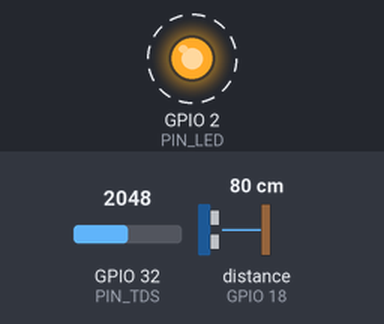
This program was run on a simulated ESP32-S3. Shown: output pins drawn as LEDs (lit = HIGH). Wiring (inferred from the names in the program): ultrasonic range finder: trigger GPIO 5; echo GPIO 18. Dashed ring = blinking. The test bench sets the inputs (shaded band); at power-on: GPIO 32 (PIN_TDS) = 2048, distance to the obstacle (sensor on GPIO 18) 80 cm. The echo pulse lasts 58.3 µs per cm; WiFi joins after 1.5 s; servers stay silent unless stated; uploads are accepted with an empty reply; pins used as bus, display or sensor lines are not drawn; what the program prints to the serial monitor is not drawn.

Above: at 1.61 s.
Timing chart, 0 to 4.5 s (numbered marks = the images above):
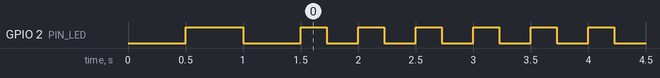

Measured:
- by itself, GPIO 2 (PIN_LED): repeats every 0.50 s: HIGH 0.23 s, LOW 0.27 s

The program:

main.cpp
```cpp
#include <Arduino.h>
#include <ArduinoJson.h>

#include "config.h"
#include "network_client.h"
#include "water_sensors.h"

static unsigned long last_post_time = 0;

static void publishReading(const WaterSensors::Reading& r, unsigned long now) {
    JsonDocument doc;
    doc["type"] = "reading";
    doc["sensor_id"] = SENSOR_ID;
    doc["timestamp_ms"] = now;
    doc["water_level_mm"] = r.water_level_mm;
    doc["tds_raw"] = r.tds_raw;
    doc["tds_ppm"] = r.tds_ppm;
    doc["uptime_ms"] = now;

    String payload;
    serializeJson(doc, payload);
    Net::postJson("/api/readings", payload);
}

void setup() {
    Serial.begin(115200);
    pinMode(PIN_LED, OUTPUT);

    WaterSensors::begin();
    Net::connectWiFi();
}

void loop() {
    unsigned long now = millis();

    if (now - last_post_time >= POST_INTERVAL_MS) {
        last_post_time = now;
        digitalWrite(PIN_LED, HIGH);

        WaterSensors::Reading r = WaterSensors::sample();
        publishReading(r, now);

        digitalWrite(PIN_LED, LOW);
    }
}
```

network_client.h
```cpp
#pragma once

#include <Arduino.h>

namespace Net {

    void connectWiFi();

    bool postJson(const char* endpoint, const String& payload);

}  // namespace Net
```

water_sensors.h
```cpp
#pragma once

#include <Arduino.h>

namespace WaterSensors {

    struct Reading {
        float water_level_mm;
        int tds_raw;
        float tds_ppm;
    };

    void begin();

    Reading sample();

}  // namespace WaterSensors
```

network_client.cpp
```cpp
#include "network_client.h"

#include <HTTPClient.h>
#include <WiFi.h>

#include "config.h"

namespace Net {

    void connectWiFi() {
        WiFi.begin(WIFI_SSID, WIFI_PASSWORD);
        Serial.print("Connecting to WiFi");
        while (WiFi.status() != WL_CONNECTED) {
            delay(500);
            Serial.print(".");
            digitalWrite(PIN_LED, !digitalRead(PIN_LED));
        }
        Serial.println("\nConnected.");
        digitalWrite(PIN_LED, LOW);
    }

    bool postJson(const char* endpoint, const String& payload) {
        if (WiFi.status() != WL_CONNECTED)
            return false;

        HTTPClient http;
        String url = String(BACKEND_BASE_URL) + endpoint;
        http.begin(url);
        http.addHeader("Content-Type", "application/json");
        http.setTimeout(HTTP_TIMEOUT_MS);
        int code = http.POST(payload);
        http.end();
        return code > 0 && code < 400;
    }

}  // namespace Net
```

water_sensors.cpp
```cpp
#include "water_sensors.h"

#include "config.h"

namespace {

    int readMedian(int pin, int samples = 10) {
        int vals[16];
        if (samples > 16)
            samples = 16;
        for (int i = 0; i < samples; i++) {
            vals[i] = analogRead(pin);
            delay(2);
        }
        for (int i = 0; i < samples - 1; i++) {
            for (int j = i + 1; j < samples; j++) {
                if (vals[i] > vals[j]) {
                    int t = vals[i];
                    vals[i] = vals[j];
                    vals[j] = t;
                }
            }
        }
        return vals[samples / 2];
    }

    float adcToVoltage(int raw) {
        return raw * (ADC_REF_VOLTAGE / ADC_RESOLUTION);
    }

    float measureDistanceMm() {
        digitalWrite(PIN_TRIG, LOW);
        delayMicroseconds(2);
        digitalWrite(PIN_TRIG, HIGH);
        delayMicroseconds(10);
        digitalWrite(PIN_TRIG, LOW);

        long duration = pulseIn(PIN_ECHO, HIGH, ULTRASONIC_TIMEOUT_US);
        if (duration == 0)
            return 0.0f;
        // speed of sound ~ 0.343 mm/us; round-trip → divide by 2
        return (duration * 0.343f) / 2.0f;
    }

}  // namespace

namespace WaterSensors {

    void begin() {
        pinMode(PIN_TRIG, OUTPUT);
        pinMode(PIN_ECHO, INPUT);
    }

    Reading sample() {
        Reading r{};
        r.water_level_mm = measureDistanceMm();

        r.tds_raw = readMedian(PIN_TDS);
        float tds_v = adcToVoltage(r.tds_raw);
        // DFRobot TDS standard formula at ~25C, halved per original sketch
        r.tds_ppm =
            (133.42f * tds_v * tds_v * tds_v - 255.86f * tds_v * tds_v + 857.39f * tds_v) * 0.5f;
        return r;
    }

}  // namespace WaterSensors
```

config.h
```cpp
#pragma once

#define SENSOR_ID "S1"
#define WIFI_SSID "DrainCheckDemo"
#define WIFI_PASSWORD "DemoPassword123"
#define BACKEND_BASE_URL "http://192.168.4.1:8000"

#define POST_INTERVAL_MS 500
#define HTTP_TIMEOUT_MS 1000

#define PIN_TRIG 5
#define PIN_ECHO 18
#define PIN_TDS 32
#define PIN_LED 2

#define ADC_REF_VOLTAGE 3.3f
#define ADC_RESOLUTION 4095.0f
#define ULTRASONIC_TIMEOUT_US 30000
```
